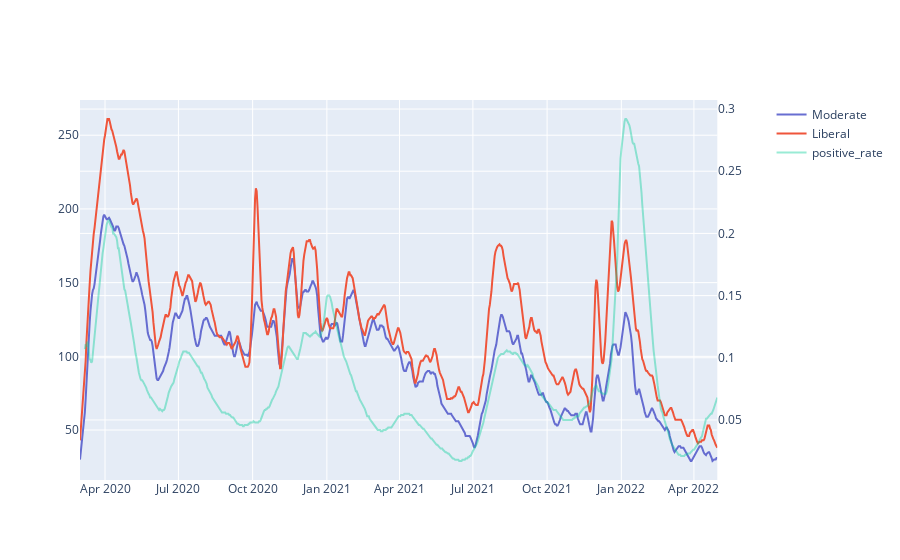

Here is the notebook cell this chart was saved with:
### Code cell
fig = make_subplots(specs=[[{"secondary_y": True}]])
fig.add_trace(go.Scatter(x=num_published_political['date'], y=num_published_political['smoothed_C'], name='Moderate', line={'color':'#585fcc'}, opacity=0.9))
fig.add_trace(go.Scatter(x=num_published_political['date'], y=num_published_political['smoothed_L'], name='Liberal',))
fig.add_trace(go.Scatter(x=num_published_political['date'], y=num_published_political['positive_rate'], name='positive_rate', opacity=0.4), secondary_y=True, )
# fig.add_trace(go.Scatter(x=num_published_political['date'], y=num_published_political['new_cases_smoothed'], name='new_cases_smoothed', opacity=0.4), secondary_y=True, )

### Figure 1 — Plotly figure (JSON) as saved in the notebook; plotly's stock layout.template omitted (floating-point values rounded to 4 significant figures; data arrays with more than 128 entries replaced by an {"elided": "..."} marker saying what was removed)
{"data": [{"line": {"color": "#585fcc"}, "name": "Moderate", "opacity": 0.9, "type": "scatter", "x": {"elided": "791 str values"}, "y": {"elided": "791 int values"}}, {"name": "Liberal", "type": "scatter", "x": {"elided": "791 str values"}, "y": {"elided": "791 int values"}}, {"name": "positive_rate", "opacity": 0.4, "type": "scatter", "x": {"elided": "791 str values"}, "xaxis": "x", "y": {"elided": "791 float values"}, "yaxis": "y2"}], "layout": {"xaxis": {"anchor": "y", "domain": [0, 0.94]}, "yaxis": {"anchor": "x", "domain": [0, 1]}, "yaxis2": {"anchor": "x", "overlaying": "y", "side": "right"}}}
